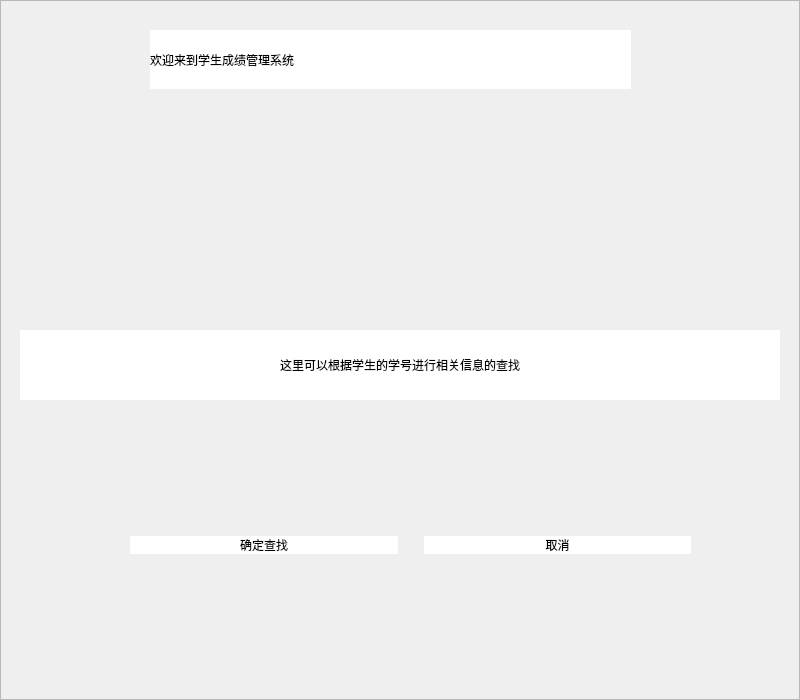
<?xml version="1.0" encoding="UTF-8"?>
<ui version="4.0">
 <class>SearchPage</class>
 <widget class="QWidget" name="SearchPage">
  <property name="geometry">
   <rect>
    <x>0</x>
    <y>0</y>
    <width>800</width>
    <height>700</height>
   </rect>
  </property>
  <property name="minimumSize">
   <size>
    <width>500</width>
    <height>400</height>
   </size>
  </property>
  <property name="sizeIncrement">
   <size>
    <width>500</width>
    <height>400</height>
   </size>
  </property>
  <property name="windowTitle">
   <string>Form</string>
  </property>
  <property name="styleSheet">
   <string notr="true"/>
  </property>
  <widget class="QFrame" name="frame">
   <property name="geometry">
    <rect>
     <x>0</x>
     <y>0</y>
     <width>800</width>
     <height>700</height>
    </rect>
   </property>
   <property name="sizeIncrement">
    <size>
     <width>500</width>
     <height>400</height>
    </size>
   </property>
   <property name="styleSheet">
    <string notr="true">QFrame#frame{
	background-image: url(:/image/2.jpg);
}
QPushButton{
  border:none;
  border-radius:10px;
  background-color: rgb(255, 255, 255);
  color: rgb(0, 0, 0);
  font: 14pt &quot;Microsoft YaHei UI&quot;;   

}
 QPushButton:hover{
  
	background-color: rgb(177, 255, 255);
}
 QLabel{
	color: rgb(0, 0, 0);
	font: 14pt &quot;Microsoft YaHei UI&quot;;
	background-color: rgb(255, 255, 255);
}
QWidget#SearchPage QLineEdit{
	color: rgb(0, 0, 0);
	font: 14pt &quot;Microsoft YaHei UI&quot;;
	background-color: rgb(255, 255, 255);
}
</string>
   </property>
   <property name="frameShape">
    <enum>QFrame::StyledPanel</enum>
   </property>
   <property name="frameShadow">
    <enum>QFrame::Raised</enum>
   </property>
   <widget class="QWidget" name="horizontalLayoutWidget">
    <property name="geometry">
     <rect>
      <x>130</x>
      <y>480</y>
      <width>561</width>
      <height>131</height>
     </rect>
    </property>
    <layout class="QHBoxLayout" name="horizontalLayout">
     <item>
      <widget class="QPushButton" name="pushButton_2">
       <property name="text">
        <string>确定查找</string>
       </property>
      </widget>
     </item>
     <item>
      <spacer name="horizontalSpacer">
       <property name="orientation">
        <enum>Qt::Horizontal</enum>
       </property>
       <property name="sizeType">
        <enum>QSizePolicy::Minimum</enum>
       </property>
       <property name="sizeHint" stdset="0">
        <size>
         <width>20</width>
         <height>20</height>
        </size>
       </property>
      </spacer>
     </item>
     <item>
      <widget class="QPushButton" name="backbtn">
       <property name="text">
        <string>取消</string>
       </property>
      </widget>
     </item>
    </layout>
   </widget>
   <widget class="QLabel" name="label">
    <property name="geometry">
     <rect>
      <x>150</x>
      <y>30</y>
      <width>481</width>
      <height>59</height>
     </rect>
    </property>
    <property name="text">
     <string>欢迎来到学生成绩管理系统</string>
    </property>
   </widget>
   <widget class="QLabel" name="label_3">
    <property name="geometry">
     <rect>
      <x>20</x>
      <y>330</y>
      <width>760</width>
      <height>70</height>
     </rect>
    </property>
    <property name="layoutDirection">
     <enum>Qt::LeftToRight</enum>
    </property>
    <property name="text">
     <string>这里可以根据学生的学号进行相关信息的查找</string>
    </property>
    <property name="alignment">
     <set>Qt::AlignCenter</set>
    </property>
   </widget>
  </widget>
 </widget>
 <resources/>
 <connections/>
</ui>
